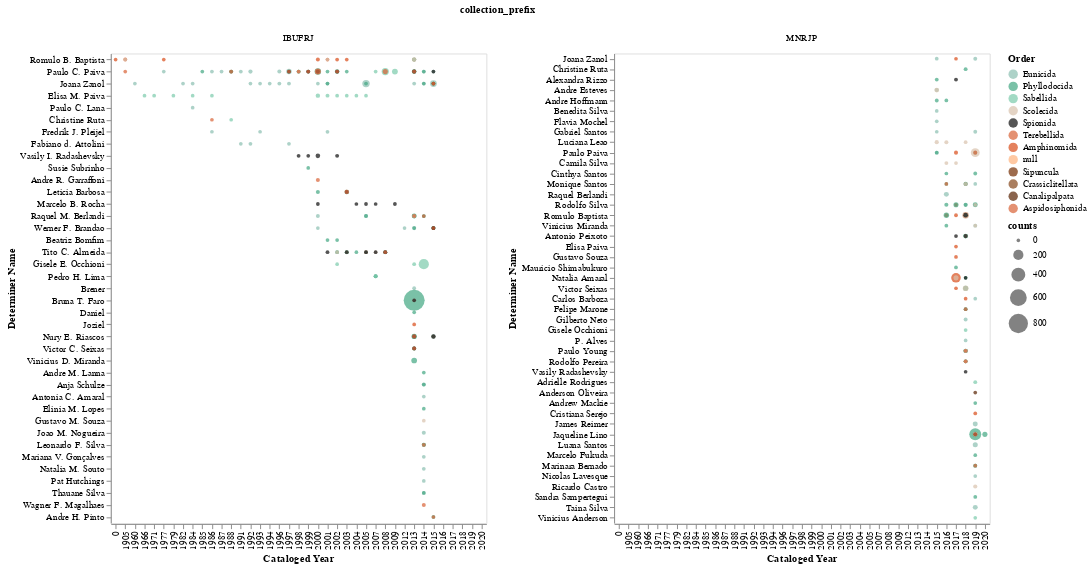

Notebook code for this chart:
### Code cell
g2 = alt.Chart(teste1, width=400, height=500).mark_circle().encode(
    x= alt.X('cataloged_year', type='ordinal', title='Cataloged Year'),
    y= alt.Y('determiner_full_name', type='nominal', title='Determiner Name', 
            sort=sorting),
    size= alt.Size('counts', type="quantitative",scale=alt.Scale(range=[15, 500])),  # range ajusta tamanho do circulo
    color= alt.Color('order', type="nominal", title="Order", scale=alt.Scale(domain=ordens, range=cores)),
    tooltip= alt.Tooltip(['determiner_full_name', 'cataloged_year', 'counts', 'order'])
)

# saving chart
g2.facet(column='collection_prefix').resolve_scale(y='independent'
                            ).save('./graphs/determiner/counts_per_determiner-c-ordem_reordenado.html')

g2.facet(column='collection_prefix').resolve_scale(y='independent')

### Figure 1 — Vega-Lite specification as saved in the notebook (floating-point values rounded to 4 significant figures; data arrays with more than 128 entries replaced by an {"elided": "..."} marker saying what was removed)
{"config": {"view": {"continuousWidth": 400, "continuousHeight": 300}}, "data": {"name": "data-cce79911b417c41a50c68b1f87477506"}, "facet": {"column": {"type": "nominal", "field": "collection_prefix"}}, "spec": {"mark": "circle", "encoding": {"color": {"type": "nominal", "field": "order", "scale": {"domain": ["Eunicida", "Phyllodocida", "Sabellida", "Scolecida", "Spionida", "Terebellida", "Amphinomida", NaN, "Sipuncula", "Crassiclitellata", "Canalipalpata", "Aspidosiphonida"], "range": ["#8ABFB0", "#41A681", "#7ACAAB", "#D9C2AD", "#0D0D0D", "#D96236", "#D94B18", "#FFB27C", "#732C02", "#86471B", "#592202", "#D96236"]}, "title": "Order"}, "size": {"type": "quantitative", "field": "counts", "scale": {"range": [15, 500]}}, "tooltip": [{"type": "nominal", "field": "determiner_full_name"}, {"type": "quantitative", "field": "cataloged_year"}, {"type": "quantitative", "field": "counts"}, {"type": "nominal", "field": "order"}], "x": {"type": "ordinal", "field": "cataloged_year", "title": "Cataloged Year"}, "y": {"type": "nominal", "field": "determiner_full_name", "sort": ["Romulo B. Baptista", "Paulo C. Paiva", "Joana Zanol", "Elisa M. Paiva", "Paulo C. Lana", "Christine Ruta", "Fredrik J. Pleijel", "Fabiano d. Attolini", "Vasily I. Radashevsky", "Susie Subrinho", "Andre R. Garraffoni", "Leticia Barbosa", "Marcelo B. Rocha", "Raquel M. Berlandi", "Werner F. Brandao", "Beatriz Bomfim", "Tito C. Almeida", "Gisele E. Occhioni", "Pedro H. Lima", "Brener", "Bruna T. Faro", "Daniel", "Joziel", "Nury E. Riascos", "Victor C. Seixas", "Vinicius D. Miranda", "Andre M. Lanna", "Anja Schulze", "Antonia C. Amaral", "Elinia M. Lopes", "Gustavo M. Souza", "Joao M. Nogueira", "Leonardo F. Silva", "Mariana V. Gonçalves", "Natalia M. Souto", "Pat Hutchings", "Thauane Silva", "Wagner F. Magalhaes", "Alexandra Rizzo", "Andre Esteves", "Andre H. Pinto", "Andre Hoffmann", "Benedita Silva", "Flavia Mochel", "Gabriel Santos", "Luciana Leao", "Paulo Paiva", "Camila Silva", "Cinthya Santos", "Monique Santos", "Raquel Berlandi", "Rodolfo Silva", "Romulo Baptista", "Vinicius Miranda", "Antonio Peixoto", "Elisa Paiva", "Gustavo Souza", "Mauricio Shimabukuro", "Natalia Amaral", "Victor Seixas", "Carlos Barboza", "Felipe Marone", "Gilberto Neto", "Gisele Occhioni", "P. Alves", "Paulo Young", "Rodolfo Pereira", "Vasily Radashevsky", "Adrielle Rodrigues", "Anderson Oliveira", "Andrew Mackie", "Cristiana Serejo", "James Reimer", "Jaqueline Lino", "Luana Santos", "Marcelo Fukuda", "Marinara Bernado", "Nicolas Lavesque", "Ricardo Castro", "Sandra Sampertegui", "Taina Silva", "Vinicius Anderson"], "title": "Determiner Name"}}, "height": 500, "width": 400}, "resolve": {"scale": {"y": "independent"}}, "$schema": "https://vega.github.io/schema/vega-lite/v4.8.1.json", "datasets": {"data-cce79911b417c41a50c68b1f87477506": {"elided": "339 records"}}}
